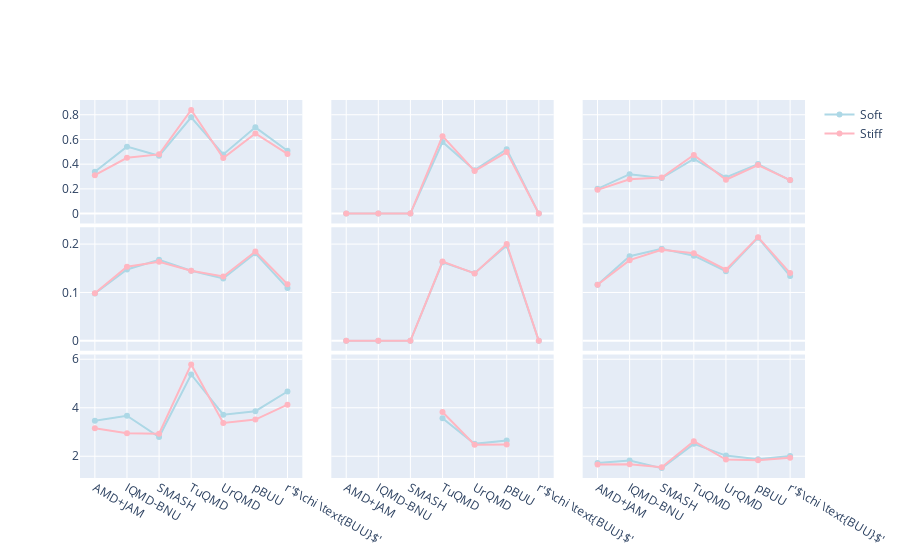

The notebook cell saved with this chart:
### Code cell
#fig = go.Figure()
fig = make_subplots(rows=3, cols=3,
                    shared_xaxes=True, shared_yaxes=True, vertical_spacing = 0.01, horizontal_spacing = 0.04)

#plot the soft pi-
fig.add_trace(go.Scatter(
        x = sn132_theory_min.name,
        y = sn132_theory_min.pim,
        name = 'Soft',
        marker=dict(
        #color='rgba(156, 165, 196, 0.95)',
        color='lightblue',
        line_color='lightgray',
        )),row = 1, col = 1
)

fig.add_trace(go.Scatter(
        x = sn124_theory_min.name,
        y = sn124_theory_min.pim,
        name = 'Soft',
        showlegend=False,
        marker=dict(
        color='lightblue',
        line_color='lightgray',
        )), row = 1, col = 2
)

fig.add_trace(go.Scatter(
        x = sn108_theory_min.name,
        y = sn108_theory_min.pim,
        name = 'Soft',
        showlegend=False,
        marker=dict(
        color='lightblue',
        line_color='lightgray',
        )), row = 1, col = 3
)

#plot the stiff pi-
fig.add_trace(go.Scatter(
        x = sn132_theory_max.name,
        y = sn132_theory_max.pim,
        name = 'Stiff',
        marker=dict(
        color='lightpink',
        line_color='lightgray',
        )),row = 1, col = 1
)

fig.add_trace(go.Scatter(
        x = sn124_theory_max.name,
        y = sn124_theory_max.pim,
        name = 'Stiff',
        showlegend=False,
        marker=dict(
        color='lightpink',
        line_color='lightgray',
        )), row = 1, col = 2
)

fig.add_trace(go.Scatter(
        x = sn108_theory_max.name,
        y = sn108_theory_max.pim,
        name = 'Stiff',
        showlegend=False,
        marker=dict(
        color='lightpink',
        line_color='lightgray',
        )), row = 1, col = 3
)


#plot the soft pi+
fig.add_trace(go.Scatter(
        x = sn132_theory_min.name,
        y = sn132_theory_min.pip,
        name = 'Soft',
        showlegend=False,
        marker=dict(
        color='lightblue',
        line_color='lightgray'
        )),row = 2, col = 1
)

fig.add_trace(go.Scatter(
        x = sn124_theory_min.name,
        y = sn124_theory_min.pip,
        showlegend=False,
        name = 'Soft',
        marker=dict(
        color='lightblue',
        line_color='lightgray',
        )), row = 2, col = 2
)

fig.add_trace(go.Scatter(
        x = sn108_theory_min.name,
        y = sn108_theory_min.pip,
        showlegend=False,
        name = 'Soft',
        marker=dict(
        color='lightblue',
        line_color='lightgray',
        )), row = 2, col = 3
)


#plot the stiff pi+
fig.add_trace(go.Scatter(
        x = sn132_theory_max.name,
        y = sn132_theory_max.pip,
        name = 'Stiff',
        showlegend=False,
        marker=dict(
        color='lightpink',
        line_color='lightgray',
        )),row = 2, col = 1
)

fig.add_trace(go.Scatter(
        x = sn124_theory_max.name,
        y = sn124_theory_max.pip,
        showlegend=False,
        name = 'Stiff',
        marker=dict(
        color='lightpink',
        line_color='lightgray',
        )), row = 2, col = 2
)

fig.add_trace(go.Scatter(
        x = sn108_theory_max.name,
        y = sn108_theory_max.pip,
        showlegend=False,
        name = 'Stiff',
        marker=dict(
        color='lightpink',
        line_color='lightgray',
        )), row = 2, col = 3
)

#plot the soft pi-/pi+
fig.add_trace(go.Scatter(
        x = sn132_theory_min.name,
        y = sn132_theory_min.ratio,
        name = 'Soft',
        showlegend=False,
        marker=dict(
        color='lightblue',
        line_color='lightgray',
        )),row = 3, col = 1
)

fig.add_trace(go.Scatter(
        x = sn124_theory_min.name,
        y = sn124_theory_min.ratio,
        name = 'Soft',
        showlegend=False,
        marker=dict(
        color='lightblue',
        line_color='lightgray',
        )), row = 3, col = 2
)

fig.add_trace(go.Scatter(
        x = sn108_theory_min.name,
        y = sn108_theory_min.ratio,
        name = 'Soft',
        showlegend=False,
        marker=dict(
        color='lightblue',
        line_color='lightgray',
        )), row = 3, col = 3
)


#plot the stiff pi-/pi+
fig.add_trace(go.Scatter(
        x = sn132_theory_max.name,
        y = sn132_theory_max.ratio,
        name = 'Stiff',
        showlegend=False,
        marker=dict(
        color='lightpink',
        line_color='lightgray',
        )),row = 3, col = 1
)

fig.add_trace(go.Scatter(
        x = sn124_theory_max.name,
        y = sn124_theory_max.ratio,
        showlegend=False,
        name = 'Stiff',
        marker=dict(
        color='lightpink',
        line_color='lightgray',
        )), row = 3, col = 2
)

fig.add_trace(go.Scatter(
        x = sn108_theory_max.name,
        y = sn108_theory_max.ratio,
        showlegend=False,
        name = 'Stiff',
        marker=dict(
        color='lightpink',
        line_color='lightgray',
        )), row = 3, col = 3
)

### Figure 1 — Plotly figure (JSON) as saved in the notebook; plotly's stock layout.template omitted (floating-point values rounded to 4 significant figures)
{"data": [{"marker": {"color": "lightblue", "line": {"color": "lightgray"}}, "name": "Soft", "type": "scatter", "x": ["AMD+JAM", "IQMD-BNU", "SMASH", "TuQMD", "UrQMD", "pBUU", "r'$\\chi \\text{BUU}$'"], "xaxis": "x", "y": [0.339, 0.5418, 0.4681, 0.779, 0.479, 0.6979, 0.509], "yaxis": "y"}, {"marker": {"color": "lightblue", "line": {"color": "lightgray"}}, "name": "Soft", "showlegend": false, "type": "scatter", "x": ["AMD+JAM", "IQMD-BNU", "SMASH", "TuQMD", "UrQMD", "pBUU", "r'$\\chi \\text{BUU}$'"], "xaxis": "x2", "y": [0, 0, 0, 0.5795, 0.3513, 0.5213, 0], "yaxis": "y2"}, {"marker": {"color": "lightblue", "line": {"color": "lightgray"}}, "name": "Soft", "showlegend": false, "type": "scatter", "x": ["AMD+JAM", "IQMD-BNU", "SMASH", "TuQMD", "UrQMD", "pBUU", "r'$\\chi \\text{BUU}$'"], "xaxis": "x3", "y": [0.2, 0.3187, 0.2875, 0.442, 0.292, 0.4007, 0.269], "yaxis": "y3"}, {"marker": {"color": "lightpink", "line": {"color": "lightgray"}}, "name": "Stiff", "type": "scatter", "x": ["AMD+JAM", "IQMD-BNU", "SMASH", "TuQMD", "UrQMD", "pBUU", "r'$\\chi \\text{BUU}$'"], "xaxis": "x", "y": [0.311, 0.4518, 0.4792, 0.839, 0.449, 0.6486, 0.483], "yaxis": "y"}, {"marker": {"color": "lightpink", "line": {"color": "lightgray"}}, "name": "Stiff", "showlegend": false, "type": "scatter", "x": ["AMD+JAM", "IQMD-BNU", "SMASH", "TuQMD", "UrQMD", "pBUU", "r'$\\chi \\text{BUU}$'"], "xaxis": "x2", "y": [0, 0, 0, 0.6264, 0.3452, 0.4975, 0], "yaxis": "y2"}, {"marker": {"color": "lightpink", "line": {"color": "lightgray"}}, "name": "Stiff", "showlegend": false, "type": "scatter", "x": ["AMD+JAM", "IQMD-BNU", "SMASH", "TuQMD", "UrQMD", "pBUU", "r'$\\chi \\text{BUU}$'"], "xaxis": "x3", "y": [0.192, 0.2779, 0.2915, 0.474, 0.274, 0.3923, 0.271], "yaxis": "y3"}, {"marker": {"color": "lightblue", "line": {"color": "lightgray"}}, "name": "Soft", "showlegend": false, "type": "scatter", "x": ["AMD+JAM", "IQMD-BNU", "SMASH", "TuQMD", "UrQMD", "pBUU", "r'$\\chi \\text{BUU}$'"], "xaxis": "x4", "y": [0.0978, 0.1476, 0.1677, 0.145, 0.129, 0.1809, 0.109], "yaxis": "y4"}, {"marker": {"color": "lightblue", "line": {"color": "lightgray"}}, "name": "Soft", "showlegend": false, "type": "scatter", "x": ["AMD+JAM", "IQMD-BNU", "SMASH", "TuQMD", "UrQMD", "pBUU", "r'$\\chi \\text{BUU}$'"], "xaxis": "x5", "y": [0, 0, 0, 0.1623, 0.1399, 0.197, 0], "yaxis": "y5"}, {"marker": {"color": "lightblue", "line": {"color": "lightgray"}}, "name": "Soft", "showlegend": false, "type": "scatter", "x": ["AMD+JAM", "IQMD-BNU", "SMASH", "TuQMD", "UrQMD", "pBUU", "r'$\\chi \\text{BUU}$'"], "xaxis": "x6", "y": [0.116, 0.1748, 0.1902, 0.176, 0.144, 0.2133, 0.134], "yaxis": "y6"}, {"marker": {"color": "lightpink", "line": {"color": "lightgray"}}, "name": "Stiff", "showlegend": false, "type": "scatter", "x": ["AMD+JAM", "IQMD-BNU", "SMASH", "TuQMD", "UrQMD", "pBUU", "r'$\\chi \\text{BUU}$'"], "xaxis": "x4", "y": [0.0986, 0.1531, 0.1634, 0.145, 0.133, 0.1846, 0.117], "yaxis": "y4"}, {"marker": {"color": "lightpink", "line": {"color": "lightgray"}}, "name": "Stiff", "showlegend": false, "type": "scatter", "x": ["AMD+JAM", "IQMD-BNU", "SMASH", "TuQMD", "UrQMD", "pBUU", "r'$\\chi \\text{BUU}$'"], "xaxis": "x5", "y": [0, 0, 0, 0.1638, 0.1394, 0.2002, 0], "yaxis": "y5"}, {"marker": {"color": "lightpink", "line": {"color": "lightgray"}}, "name": "Stiff", "showlegend": false, "type": "scatter", "x": ["AMD+JAM", "IQMD-BNU", "SMASH", "TuQMD", "UrQMD", "pBUU", "r'$\\chi \\text{BUU}$'"], "xaxis": "x6", "y": [0.116, 0.1669, 0.1881, 0.181, 0.147, 0.2143, 0.14], "yaxis": "y6"}, {"marker": {"color": "lightblue", "line": {"color": "lightgray"}}, "name": "Soft", "showlegend": false, "type": "scatter", "x": ["AMD+JAM", "IQMD-BNU", "SMASH", "TuQMD", "UrQMD", "pBUU", "r'$\\chi \\text{BUU}$'"], "xaxis": "x7", "y": [3.466, 3.671, 2.792, 5.372, 3.713, 3.857, 4.67], "yaxis": "y7"}, {"marker": {"color": "lightblue", "line": {"color": "lightgray"}}, "name": "Soft", "showlegend": false, "type": "scatter", "x": ["AMD+JAM", "IQMD-BNU", "SMASH", "TuQMD", "UrQMD", "pBUU", "r'$\\chi \\text{BUU}$'"], "xaxis": "x8", "y": [null, null, null, 3.571, 2.512, 2.646, null], "yaxis": "y8"}, {"marker": {"color": "lightblue", "line": {"color": "lightgray"}}, "name": "Soft", "showlegend": false, "type": "scatter", "x": ["AMD+JAM", "IQMD-BNU", "SMASH", "TuQMD", "UrQMD", "pBUU", "r'$\\chi \\text{BUU}$'"], "xaxis": "x9", "y": [1.724, 1.823, 1.512, 2.511, 2.028, 1.878, 2.007], "yaxis": "y9"}, {"marker": {"color": "lightpink", "line": {"color": "lightgray"}}, "name": "Stiff", "showlegend": false, "type": "scatter", "x": ["AMD+JAM", "IQMD-BNU", "SMASH", "TuQMD", "UrQMD", "pBUU", "r'$\\chi \\text{BUU}$'"], "xaxis": "x7", "y": [3.154, 2.951, 2.932, 5.786, 3.376, 3.513, 4.128], "yaxis": "y7"}, {"marker": {"color": "lightpink", "line": {"color": "lightgray"}}, "name": "Stiff", "showlegend": false, "type": "scatter", "x": ["AMD+JAM", "IQMD-BNU", "SMASH", "TuQMD", "UrQMD", "pBUU", "r'$\\chi \\text{BUU}$'"], "xaxis": "x8", "y": [null, null, null, 3.824, 2.476, 2.485, null], "yaxis": "y8"}, {"marker": {"color": "lightpink", "line": {"color": "lightgray"}}, "name": "Stiff", "showlegend": false, "type": "scatter", "x": ["AMD+JAM", "IQMD-BNU", "SMASH", "TuQMD", "UrQMD", "pBUU", "r'$\\chi \\text{BUU}$'"], "xaxis": "x9", "y": [1.655, 1.665, 1.55, 2.619, 1.864, 1.83, 1.936], "yaxis": "y9"}], "layout": {"xaxis": {"anchor": "y", "domain": [0, 0.3067], "matches": "x7", "showticklabels": false}, "xaxis2": {"anchor": "y2", "domain": [0.3467, 0.6533], "matches": "x8", "showticklabels": false}, "xaxis3": {"anchor": "y3", "domain": [0.6933, 1], "matches": "x9", "showticklabels": false}, "xaxis4": {"anchor": "y4", "domain": [0, 0.3067], "matches": "x7", "showticklabels": false}, "xaxis5": {"anchor": "y5", "domain": [0.3467, 0.6533], "matches": "x8", "showticklabels": false}, "xaxis6": {"anchor": "y6", "domain": [0.6933, 1], "matches": "x9", "showticklabels": false}, "xaxis7": {"anchor": "y7", "domain": [0, 0.3067]}, "xaxis8": {"anchor": "y8", "domain": [0.3467, 0.6533]}, "xaxis9": {"anchor": "y9", "domain": [0.6933, 1]}, "yaxis": {"anchor": "x", "domain": [0.6733, 1]}, "yaxis2": {"anchor": "x2", "domain": [0.6733, 1], "matches": "y", "showticklabels": false}, "yaxis3": {"anchor": "x3", "domain": [0.6733, 1], "matches": "y", "showticklabels": false}, "yaxis4": {"anchor": "x4", "domain": [0.3367, 0.6633]}, "yaxis5": {"anchor": "x5", "domain": [0.3367, 0.6633], "matches": "y4", "showticklabels": false}, "yaxis6": {"anchor": "x6", "domain": [0.3367, 0.6633], "matches": "y4", "showticklabels": false}, "yaxis7": {"anchor": "x7", "domain": [0, 0.3267]}, "yaxis8": {"anchor": "x8", "domain": [0, 0.3267], "matches": "y7", "showticklabels": false}, "yaxis9": {"anchor": "x9", "domain": [0, 0.3267], "matches": "y7", "showticklabels": false}}}
